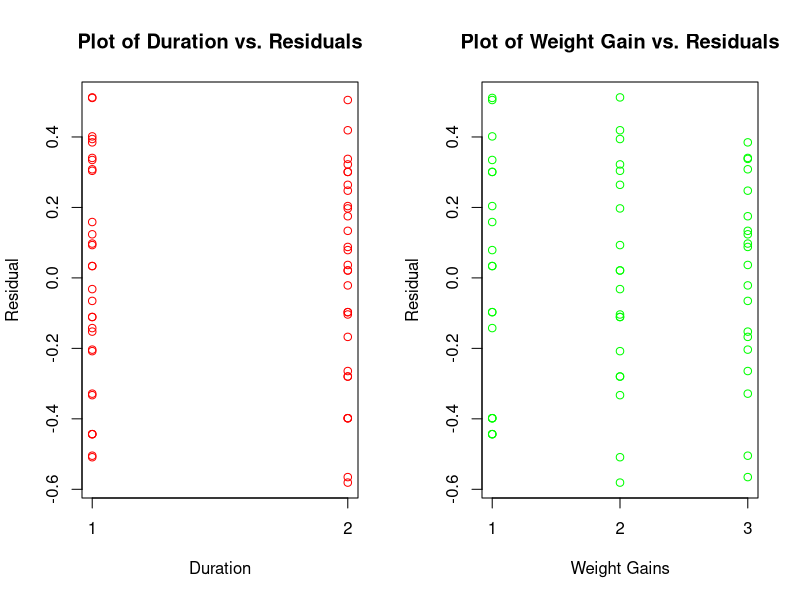
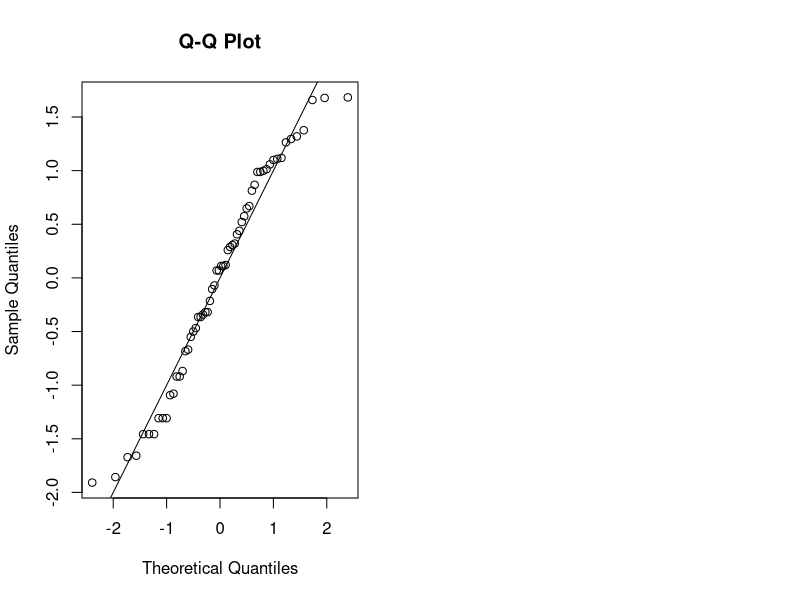
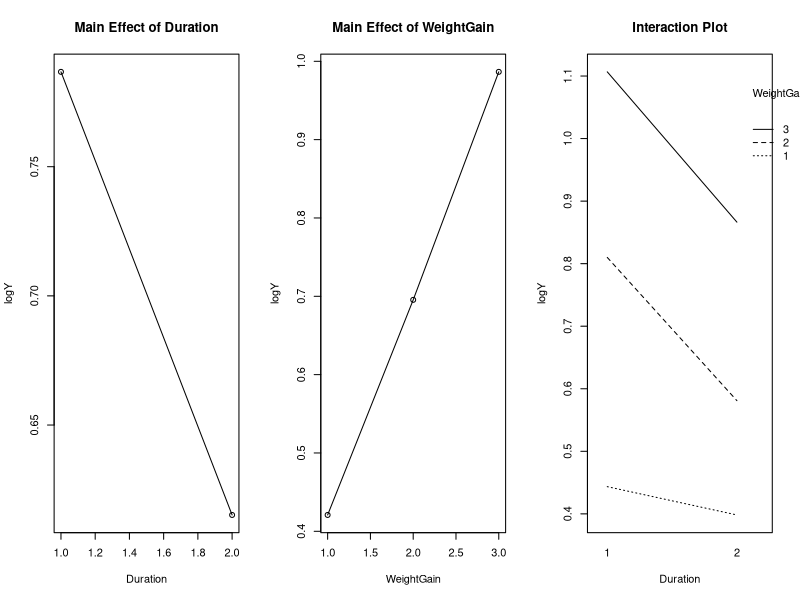
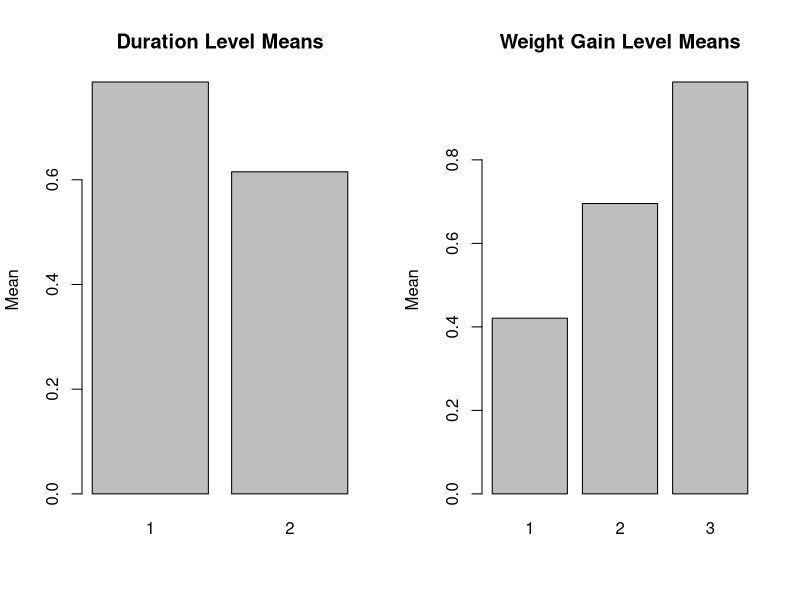
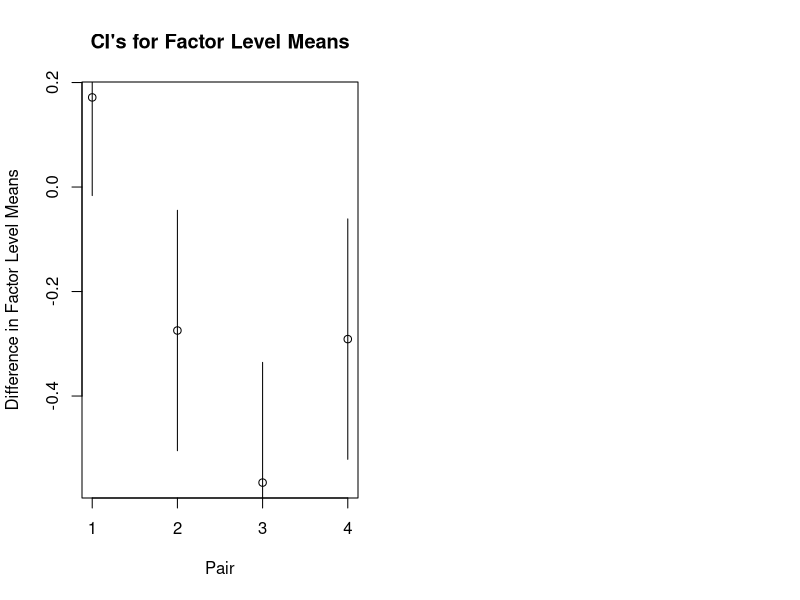

The R source for these figures, in order:
## ---- chunk 1
setwd("/Users/cs0823/Documents/STA_207/HW3")
data = read.table(file = "Data19_18.csv", header= FALSE, sep = ",")
colnames(data)[colnames(data)=="V1"] <- "Days"
colnames(data)[colnames(data)=="V2"] <- "Duration"
colnames(data)[colnames(data)=="V3"] <- "Weight_Gain"
colnames(data)[colnames(data)=="V4"] <- "Replication"
## ---- chunk 2
X_D_fac = factor(data$Duration)
X_WG_fac = factor(data$Weight_Gain)
Y = data$Days
Y_tran = log10(Y+1)
fit = aov(Y_tran ~ X_D_fac+X_WG_fac+X_D_fac*X_WG_fac, data=data)
values = fitted.values(fit)
res = fit$residuals
## ---- chunk 3
X_D = data$Duration
X_WG = data$Weight_Gain
X_rep = data$Replication
par(mfrow=c(1,2))
res_plot_D = plot(X_D, res, main="Plot of Duration vs. Residuals", ylab = "Residual", 
                  xlab = "Duration", col='red', xaxt="n")
axis(1, at=1:2)
res_plot_WG = plot(X_WG, res, main="Plot of Weight Gain vs. Residuals", ylab = "Residual", 
                   xlab = "Weight Gains", col='green', xaxt="n")
axis(1, at=1:3)
## ---- chunk 4
quantiles = qnorm(((1:length(res)) - 0.5) / length(res))
plot(quantiles,sort((res - mean(res)) / sd(res)), xlab="Theoretical Quantiles", ylab="Sample Quantiles", main = "Q-Q Plot")
abline(0,1)

cor(quantiles,sort(res))
## ---- chunk 5
avfactorD = tapply(Y_tran, X_D_fac, mean)
avfactorWG = tapply(Y_tran, X_WG_fac, mean)
# define levels of factor A&B, a$b, and sample size n
a = 2
b = 3
n = 10

Dlevel = 1:a
WGlevel = 1:b
par(mfrow=c(1,3))
# main effec plot of Duration
plot(Dlevel, avfactorD, type="o", xlab = "Duration", ylab = "logY", main= "Main Effect of Duration")
# main effec plot of Weight Gain
plot(WGlevel, avfactorWG, type="o", xlab = "WeightGain", ylab = "logY", main= "Main Effect of WeightGain")
# interaction plot
interaction.plot(X_D_fac, X_WG_fac, Y_tran, xlab = "Duration", ylab = "logY", trace.label = "WeightGain", 
                 main= "Interaction Plot")
## ---- chunk 6
anova(fit)
## ---- chunk 7
Y_ijd = matrix(1, nrow = 2, ncol = 3)
# from fitted values
Y_ijd[1,] = c(0.44348, 0.80997, 1.10670)
Y_ijd[2,] = c(0.39823, 0.58096, 0.86639)
Y_idd = matrix(1, nrow = 2, ncol = 1)
Y_idd[1,] = sum(Y_ijd[1,])/3
Y_idd[2,] = sum(Y_ijd[2,])/3
Y_ddd = sum(Y_idd[,1])/2
alphai = t(c(Y_idd[1,1]-Y_ddd, Y_idd[2,1]-Y_ddd))

Y_djd = matrix(1, nrow=1, ncol=3)
Y_djd[,1] = sum(Y_ijd[,1])/2
Y_djd[,2] = sum(Y_ijd[,2])/2
Y_djd[,3] = sum(Y_ijd[,3])/2
betaj = c(Y_djd[1,1]-Y_ddd, Y_djd[1,2]-Y_ddd, Y_djd[1,3]-Y_ddd)
abij = matrix(1, nrow = 2, ncol = 3)

for (i in 1:a){
  for (j in 1:b){
    abij[i,j] = Y_ijd[i,j]-Y_ddd-alphai[i]-betaj[j]
  }
}

SSAB = 0
for (i in 1:a){
  for (j in 1:b){
    SSAB = SSAB + (abij[i,j])^2
  }
}

MSAB = n*SSAB/(a-1)/(b-1)

# reformulate fitted values
data_new = data.frame(Y_tran, X_D, X_WG, X_rep)
SSE = 0
for (i in c(1:a)){
  for (j in c(1:b)){
    for (k in c(1:n)){
      SSE = SSE + (data_new[which(data_new$X_rep==k & data_new$X_WG==j 
                                & data_new$X_D ==i),]$Y_tran - Y_ijd[i,j])^2
    }
  }
}   

MSE = SSE/(n-1)/a/b
F_star_1 = MSAB/MSE
alpha_1 = 0.05 #given significance level 
F_1 = qf(1-alpha_1, (a-1)*(b-1), (n-1)*a*b)
p_value_1 = pf(q=F_star_1, df1=(a-1)*(b-1), df2=(n-1)*a*b, lower.tail = FALSE)
## ---- chunk 8
SSA = 0
for (i in c(1:a)){
  SSA = SSA + (alphai[i])^2
}
SSA = SSA*n*b
MSA = SSA/(a-1)
F_star_2 = MSA/MSE
F_2 = qf(1-alpha_1, (a-1), (n-1)*a*b)
p_value_2 = pf(q=F_star_2, df1=(a-1), df2=(n-1)*a*b, lower.tail = FALSE)

SSB = 0
for (j in c(1:b)){
  SSB = SSB + (betaj[j])^2
}
SSB = SSB*n*a
MSB = SSB/(b-1)
F_star_3 = MSB/MSE
F_3 = qf(1-alpha_1, (b-1), (n-1)*a*b)
p_value_3 = pf(q=F_star_3, df1=(b-1), df2=(n-1)*a*b, lower.tail = FALSE)
## ---- chunk 9
corrected.alpha.upperbound = 1- (1-alpha_1)^b
corrected.alpha.upperbound 
## ---- chunk 10
# From Part (c) in 19-19, a reduced model without interaction terms is prefered. Thus, we use pooling of sums of squares.
X_D_means = tapply(Y_tran, X_D, mean)
X_WG_means = tapply(Y_tran, X_WG, mean)
Y_tran_mean = mean(Y_tran)
D_effects = X_D_means - Y_tran_mean
WG_effects = X_WG_means - Y_tran_mean

values_new = c()
for (i in 1:a) {
  for (j in 1:b) {
    values_new = c(values_new, rep(Y_tran_mean + D_effects[i] + WG_effects[j], 10))
  }
}
fitted_new = values_new
res_new = Y_tran - values_new

# For 95% C.I. of u22
m = n*a*b - a - b + 1

Ybar_22d = mean(data_new[X_D==2 & X_WG==2,]$Y_tran)
MSE_new = sum(res_new^2) / (n*a*b - a - b + 1)
se = sqrt(MSE_new/n)

lower = Ybar_22d - qt(1-alpha_1/2, (n*a*b - a - b + 1)) * se
upper = Ybar_22d + qt(1-alpha_1/2, (n*a*b - a - b + 1)) * se
c(lower, upper)
c(10^lower-1, 10^upper-1)
## ---- chunk 11
Ybar_23d = mean(data_new[X_D==2 & X_WG==3,]$Y_tran)
Ybar_21d = mean(data_new[X_D==2 & X_WG==1,]$Y_tran)
D = Ybar_23d - Ybar_21d
MSE_new = sum(res_new^2) / (n*a*b - a - b + 1)
se = sqrt(2 * MSE_new / n)

lower = D - qt(1-alpha_1/2, (n*a*b - a - b + 1)) * se
upper = D + qt(1-alpha_1/2, (n*a*b - a - b + 1)) * se
c(lower, upper)
c(10^lower-1, 10^upper-1)
## ---- chunk 12
par(mfrow=c(1,2))
barplot(tapply(Y_tran, X_D, mean), names.arg=c("1","2"),
        ylab="Mean", main="Duration Level Means")
barplot(tapply(Y_tran, X_WG, mean), names.arg=c("1","2","3"),
        ylab="Mean", main="Weight Gain Level Means")
## ---- chunk 13
# Tukey multiplier for all differences in Duration level means
alpha_2 = 0.1
(1/sqrt(2)) * qtukey(1-alpha_2, a, n*a*b - a - b + 1)
# Tukey multiplier for all differences in Weight Gain level means
(1/sqrt(2)) * qtukey(1-alpha_2, b, n*a*b - a - b + 1)
# Bonferroni multiplier for all pairwise comparisons
g = 4
qt(1-.1/(2*g), n*a*b - a - b + 1)
## ---- chunk 14
D1 = X_D_means[1] - X_D_means[2]
D2 = X_WG_means[1] - X_WG_means[2]
D3 = X_WG_means[1] - X_WG_means[3]
D4 = X_WG_means[2] - X_WG_means[3]

se_D1 = sqrt(2 * MSE_new / (n*b))
se_D2 = sqrt(2 * MSE_new / (n*a))
se_D3 = sqrt(2 * MSE_new / (n*a))
se_D4 = sqrt(2 * MSE_new / (n*a))

B = qt(1-alpha_2/(2*g), n*a*b - a - b + 1)

c(D1 - B * se_D1, D1 + B * se_D1)
c(D2 - B * se_D2, D2 + B * se_D2)
c(D3 - B * se_D3, D3 + B * se_D3)
c(D4 - B * se_D4, D4 + B * se_D4)

plot(c(1,2,3,4), c(D1,D2,D3,D4), xaxt='n',
     xlab="Pair", ylab="Difference in Factor Level Means",
     main="CI's for Factor Level Means")
axis(1, at=1:4)
segments(x0=1, y0=D1-B*se_D1, x1=1, y1=D1+B*se_D1)
segments(x0=2, y0=D2-B*se_D2, x1=2, y1=D2+B*se_D2)
segments(x0=3, y0=D3-B*se_D3, x1=3, y1=D3+B*se_D3)
segments(x0=4, y0=D4-B*se_D4, x1=4, y1=D4+B*se_D4)
## ---- chunk 15
L = (0.3*sum(Y_ijd[1:a,1]) + 0.4*sum(Y_ijd[1:a,2]) + 0.3*sum(Y_ijd[1:a,3]))/2

T_value = qt(1-.05/2, n*a*b - a - b + 1)
c = c(0.3,0.4,0.3,0.3,0.4,0.3)
se_L = sqrt(sum(c^2) * MSE_new/n/b)

lower = L - T_value*se_L
upper = L + T_value*se_L
c(lower, upper)
c(10^lower-1, 10^upper-1)
## ---- chunk 16
pool_1 = c()
pool_2 = c()
# Given sigma = 0.32
sigma = 0.32

for (i in 3:20) {

na = i*3  # sample size in each Duration level
nb = i*2  # sample size in each Weight Gain level
m = (i - 1) *a*b  # Degree of freedom of SSE

# Estimated S^2 for linear comparison within Duration levels
sa = (sum((c(1, -1)^2))/nb)*(sigma^2)

# Estimated S^2 for linear comparison within Weight Gain levels
C2_b = c(1,-1,0)
C3_b = c(1,0,-1)
C4_b = c(0,1,-1)
sb = (sum(C2_b^2)/na)*(sigma^2)
 
  # The width
  width_D = B*sqrt(sa)
  width_WG = B*sqrt(sb)

  pool_1[i] = width_D
  pool_2[i] = width_WG
}

ANS = data.frame(n.size = c(1:20), L1.width = pool_1, L2.width = pool_2)
ANS[12:15,] 
